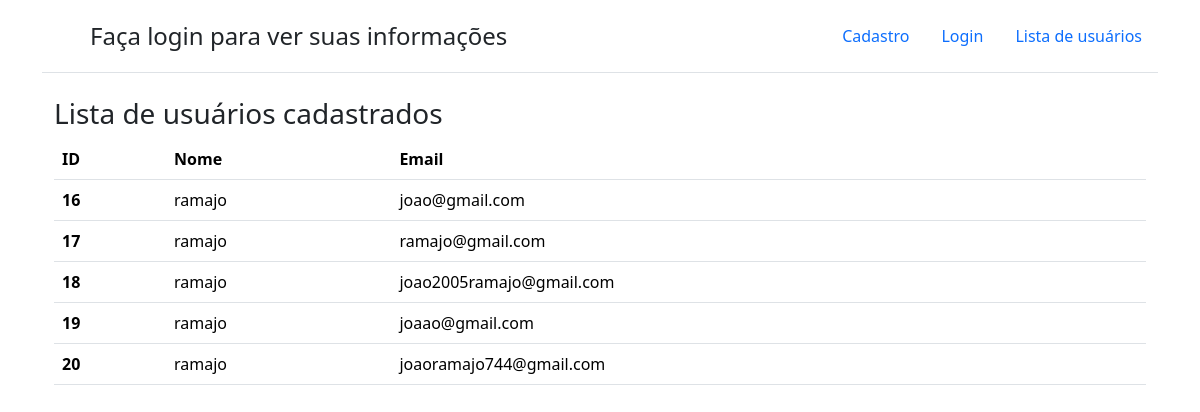
Before: /src/views/lista.php with the older database file.
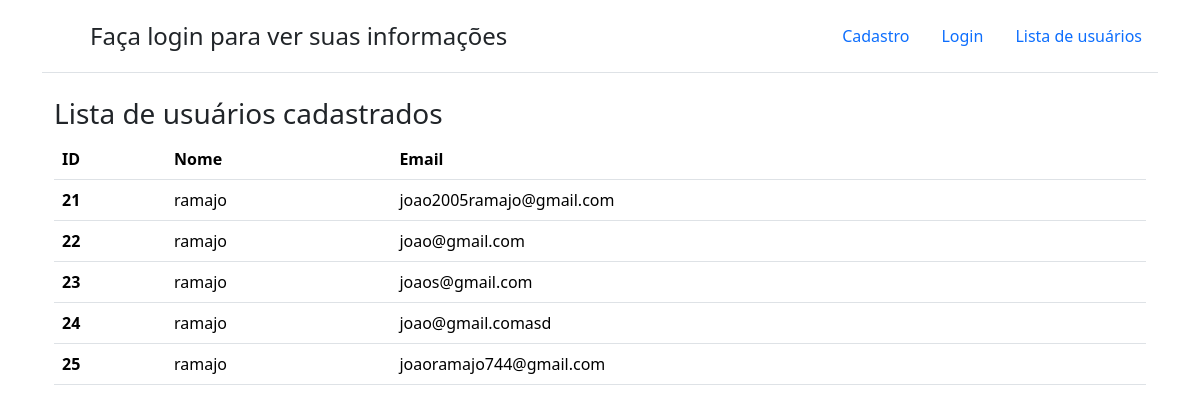
After: the same page with the newer database file.
### tables this page shows
CREATE TABLE user(
    id INTEGER PRIMARY KEY AUTOINCREMENT,
    nome TEXT NOT NULL, 
    email TEXT NOT NULL UNIQUE,
    senha TEXT NOT NULL
);

### src/classes/rdg/UserGateway.php (called while the page is built, shortened)
<?php
class UserGateway
{
    private static $conn;
    private $data;
    public function __set($prop, $value)
    {
        $this->data[$prop] = $value;
    }
    public function __get($prop)
    {
        return $this->data[$prop];
    }
    public static function setConnection(PDO $conn)
    {
        self::$conn = $conn;
    }
    public static function all(){
        $sql = "SELECT * FROM user";
        $result = self::$conn->query($sql);
        return $result->fetchAll(PDO::FETCH_CLASS, __CLASS__);
    }
}

### src/views/lista.php (the view, shortened to what this page needs)
<!doctype html>
<html lang="pt-BR">
<head>
    <link href="https://cdn.jsdelivr.net/npm/bootstrap@5.3.5/dist/css/bootstrap.min.css" rel="stylesheet">
    <link rel="stylesheet" href="https://cdn.jsdelivr.net/npm/bootstrap-icons@1.11.1/font/bootstrap-icons.css">
</head>
<?php
require_once '../classes/rdg/UserGateway.php';
try {
    $users = UserGateway::all();
} catch (Exception $e) {
    echo $e->getMessage();
}
?>
<body>
    <div class="container">
        <header class="d-flex flex-wrap justify-content-center py-3 mb-4 border-bottom">
            <a href="./index.php" class="d-flex align-items-center mb-3 mb-md-0 me-md-auto text-dark text-decoration-none">
                <svg class="bi me-2" width="40" height="32">
                    <use xlink:href="#bootstrap" />
                </svg>
                <?php
                if (isset($_SESSION['id'])) {
                    echo "<span class='fs-4'>Olá " . $user->nome  . "</span>";
                } else {
                    echo "<span class='fs-4'>Faça login para ver suas informações</span";
                }
                ?>
            </a>
            <ul class="nav nav-pills">
                <li class="nav-item">
                    <a href="./index.php" class="nav-link">
                        Cadastro
                    </a>
                </li>
                <li class="nav-item">
                    <a href="./login.php" class="nav-link">
                        Login
                    </a>
                </li>
                <li class="nav-item">
                    <a href="./lista.php" class="nav-link">
                        Lista de usuários
                    </a>
                </li>
            </ul>
        </header>
        <div class="container">
            <h2 class="fs-3">Lista de usuários cadastrados </h2>
            <table class="table">
                <thead>
                    <tr>
                        <th scope="col">ID</th>
                        <th scope="col">Nome</th>
                        <th scope="col">Email</th>
                    </tr>
                </thead>
                <tbody>
                    <?php
                    if ($users) {
                        foreach ($users as $user) {
                            echo "
                            <tr>
                                <th scope='row'>{$user->id}</th>
                                <td>{$user->nome}</td>
                                <td>{$user->email}</td>
                            </tr>";
                        }
                    }else{
                        echo "<p class='alert alert-warning w-75 mx-auto'>Sem usuários para visualizar</p>";
                    }
                    ?>
                </tbody>
            </table>
        </div>
    </div>
</body>
</html>

Changed rows visible on the page:
removed user: id "16", nome "ramajo", email "joao@gmail.com"
removed user: id "17", nome "ramajo", email "ramajo@gmail.com"
removed user: id "18", nome "ramajo", email "joao2005ramajo@gmail.com"
removed user: id "19", nome "ramajo", email "joaao@gmail.com"
removed user: id "20", nome "ramajo", email "joaoramajo744@gmail.com"
added user: id "21", nome "ramajo", email "joao2005ramajo@gmail.com"
added user: id "22", nome "ramajo", email "joao@gmail.com"
added user: id "23", nome "ramajo", email "joaos@gmail.com"
added user: id "24", nome "ramajo", email "joao@gmail.comasd"
added user: id "25", nome "ramajo", email "joaoramajo744@gmail.com"
